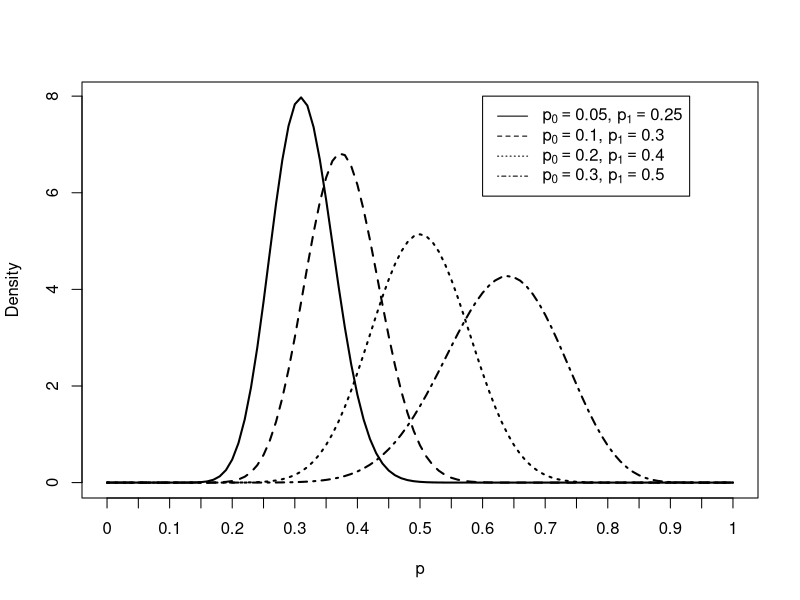
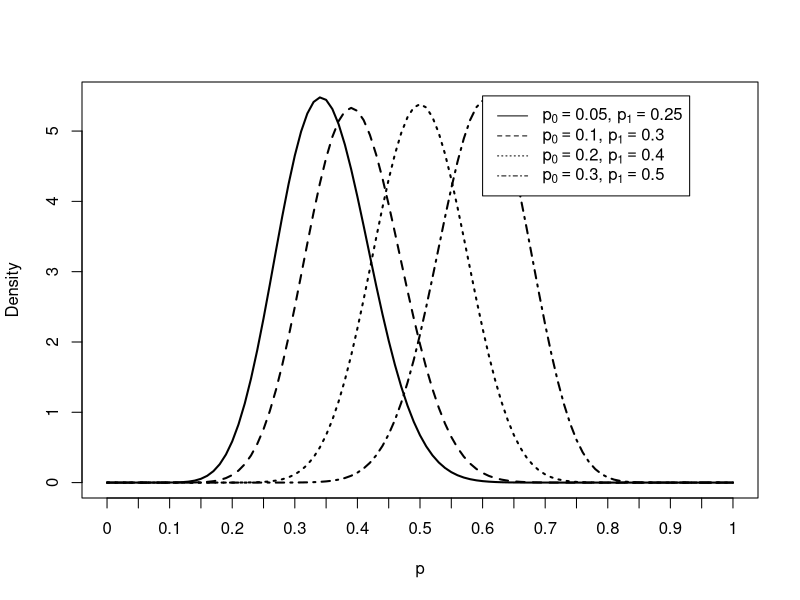

Recreate these plots in R, in order.
library(magrittr)
post.f <- function(r, n){
  ff <- function(x){dbeta(x, 1+r, 1+n-r)}
  ff
}

# bBET
f1 <- post.f(26, 84)
f2 <- post.f(25, 67)
f3 <- post.f(20, 40)
f4 <- post.f(16, 25)
jpeg(file="bBET.jpg")
curve(f1, 0, 1, lty=1, lwd=2, xlab="p", ylab="Density", xaxt="n")
curve(f2, 0, 1, lty=2, lwd=2, add=TRUE)
curve(f3, 0, 1, lty=3, lwd=2, add=TRUE)
curve(f4, 0, 1, lty=4, lwd=2, add=TRUE)

ex1 <- expression(paste(p[0]==0.05, ", ", p[1]==0.25))
ex2 <- expression(paste(p[0]==0.1, ", ", p[1]==0.3))
ex3 <- expression(paste(p[0]==0.2, ", ", p[1]==0.4))
ex4 <- expression(paste(p[0]==0.3, ", ", p[1]==0.5))
axis(1, seq(0, 1, 0.05), seq(0, 1, 0.05))
legend(0.6, 8, c(ex1, ex2, ex3, ex4), lty=1:4)
dev.off()


# delta-bBET
f1 <- post.f(14, 41)
f2 <- post.f(16, 41)
f3 <- post.f(22, 44)
f4 <- post.f(26, 43)

jpeg(file="delta-bBET.jpg")
curve(f1, 0, 1, lty=1, lwd=2, xlab="p", ylab="Density", xaxt="n")
curve(f2, 0, 1, lty=2, lwd=2, add=TRUE)
curve(f3, 0, 1, lty=3, lwd=2, add=TRUE)
curve(f4, 0, 1, lty=4, lwd=2, add=TRUE)

ex1 <- expression(paste(p[0]==0.05, ", ", p[1]==0.25))
ex2 <- expression(paste(p[0]==0.1, ", ", p[1]==0.3))
ex3 <- expression(paste(p[0]==0.2, ", ", p[1]==0.4))
ex4 <- expression(paste(p[0]==0.3, ", ", p[1]==0.5))
axis(1, seq(0, 1, 0.05), seq(0, 1, 0.05))
legend(0.6, 5.5, c(ex1, ex2, ex3, ex4), lty=1:4)
dev.off()
